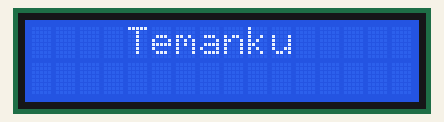
This sketch was run on a simulated Arduino Uno, built with avr-gcc and run on an emulated ATmega328P. On the bench: 16×2 character LCD.

Above: at 0.1 s.
At 6.2 s:
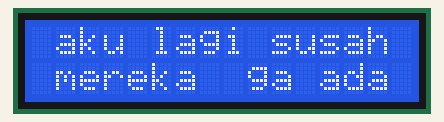
At 9.5 s:
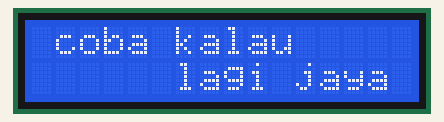
At 13.9 s:
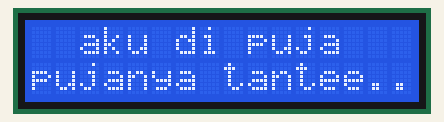
At 21.2 s:
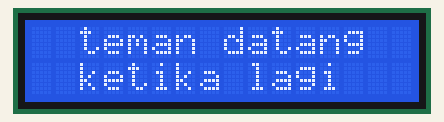
At 33.3 s:
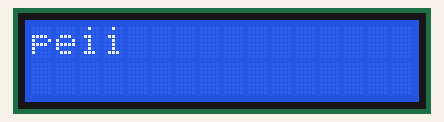

The sketch:

lagutiktok.ino
```cpp
#include <Wire.h>
#include <LiquidCrystal_I2C.h>

LiquidCrystal_I2C lcd(0x27, 16, 2);

void setup() {
  lcd.init();
  lcd.backlight();
}

void loop() {

  // Scene 1
  lcd.setCursor(4, 0);
  lcd.print("Temanku");
  delay(900);

  lcd.setCursor(0, 1);
  lcd.print("semua");
  delay(700);

  lcd.setCursor(6, 1);
  lcd.print("pada");
  delay(850);

  lcd.setCursor(11, 1);
  lcd.print("jahat");
  delay(700);

  lcd.clear();

  // Scene 2
  lcd.setCursor(4, 0);
  lcd.print("Tante..");
  delay(1000);

  lcd.setCursor(1, 0);
  lcd.print("aku lagi susah");
  delay(1000);

  lcd.setCursor(1, 1);
  lcd.print("mereka");
  delay(900);

  lcd.setCursor(9, 1);
  lcd.print("ga ada");
  delay(2300);

  lcd.clear();

  // Scene 3
  lcd.setCursor(1, 0);
  lcd.print("coba kalau");
  delay(1000);

  lcd.setCursor(6, 1);
  lcd.print("lagi jaya");
  delay(2000);

  lcd.clear();

  // Scene 4
  lcd.setCursor(2, 0);
  lcd.print("aku di puja");
  delay(1000);

  lcd.setCursor(0, 1);
  lcd.print("pujanya");
  delay(1300);

  lcd.setCursor(8, 1);
  lcd.print("tantee..");
  delay(2000);

  lcd.clear();

  // Scene 5
  lcd.setCursor(1, 0);
  lcd.print("sudah");
  delay(1000);

  lcd.setCursor(7, 0);
  lcd.print("terbiasa");
  delay(1000);

  lcd.setCursor(0, 1);
  lcd.print("terjadi");
  delay(1000);

  lcd.setCursor(8, 1);
  lcd.print("tantee..");
  delay(1000);

  lcd.clear();

  // Scene 6
  lcd.setCursor(2, 0);
  lcd.print("teman datang");
  delay(1300);

  lcd.setCursor(2, 1);
  lcd.print("ketika lagi");
  delay(1500);

  lcd.clear();

  // Scene 7
  lcd.setCursor(3, 0);
  lcd.print("butuh");
  delay(500);

  lcd.setCursor(8, 1);
  lcd.print("saja");
  delay(1300);

  lcd.clear();

  // Scene 8
  lcd.setCursor(1, 0);
  lcd.print("coba kalau");
  delay(1000);

  lcd.setCursor(5, 1);
  lcd.print("lagi susah");
  delay(2000);

  lcd.clear();

  // Scene 9
  lcd.setCursor(2, 0);
  lcd.print("mereka semua");
  delay(2000);

  lcd.setCursor(1, 1);
  lcd.print("menghilang");
  delay(800);

  lcd.setCursor(11, 1);
  lcd.print("....");
  delay(2900);

  lcd.clear();

  // Credit
  lcd.setCursor(0, 0);
  lcd.print("peii");
  delay(6000);

  lcd.clear();
}
```

Measured:
- what the display in image 1 shows lasts 2.3 s, from 6.2 s to 8.5 s
- what the display in image 2 shows lasts 2.0 s, from 9.5 s to 11.5 s
- what the display in image 4 shows lasts 1.5 s, from 21.2 s to 22.7 s
- what the display in image 5 shows lasts 6.0 s, from 33.3 s to 39.3 s
